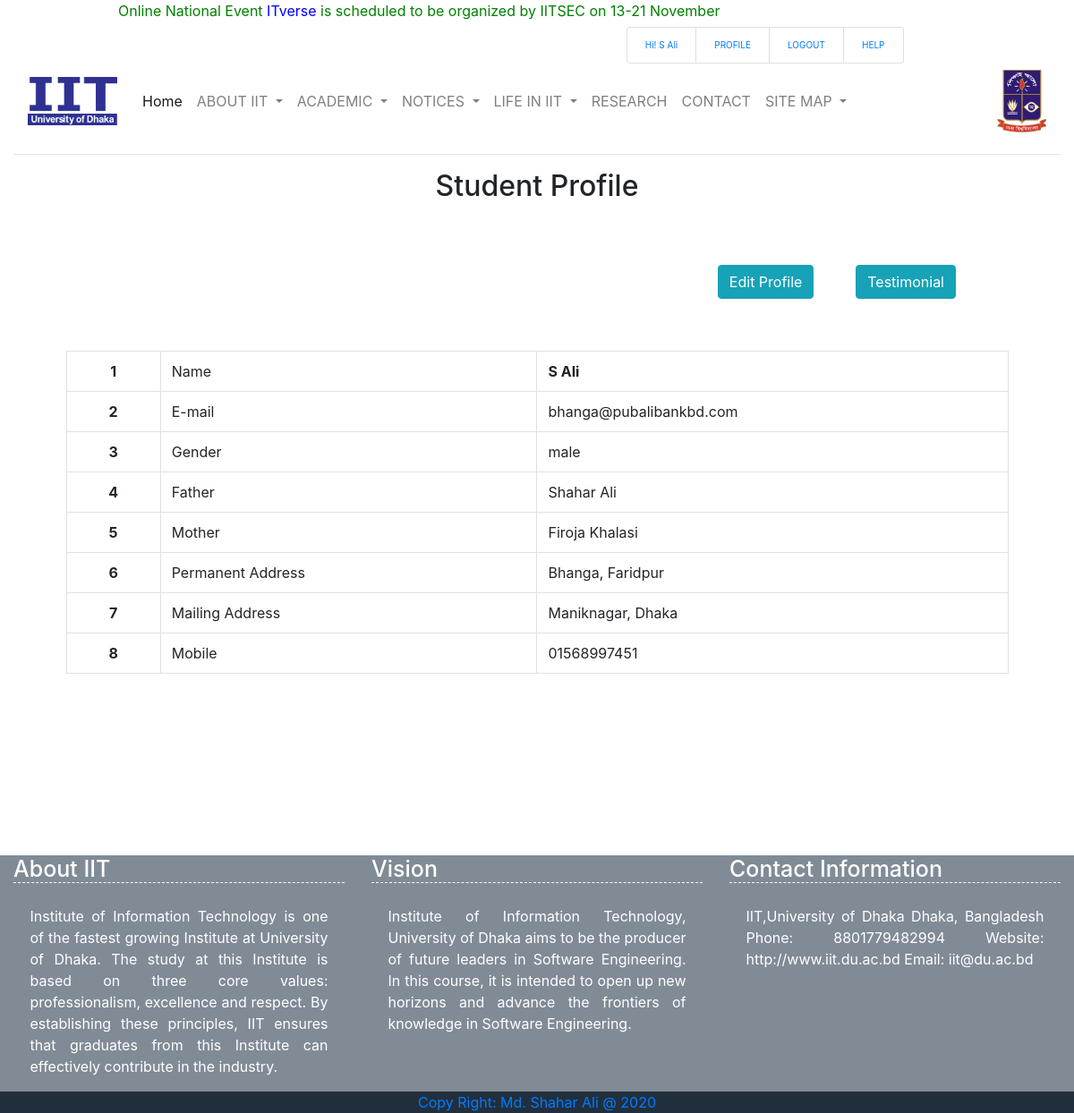
Screenshot of /profile.php (signed in) with the database file from the repository.
### tables this page shows
CREATE TABLE `tbl_student` (
  `stu_id` int(11) NOT NULL,
  `name` varchar(100) NOT NULL,
  `email` varchar(255) NOT NULL,
  `password` varchar(255) NOT NULL,
  `gender` varchar(6) NOT NULL,
  `father` varchar(100) NOT NULL,
  `mother` varchar(100) NOT NULL,
  `paddress` varchar(255) NOT NULL,
  `maddress` varchar(255) NOT NULL,
  `mobile` varchar(11) NOT NULL,
  `date_applicaiton` timestamp NOT NULL DEFAULT CURRENT_TIMESTAMP,
  `position` varchar(10) NOT NULL
);

### lib/Database.php (called while the page is built, shortened)
<?php
Class Database{
	public $host   = "localhost";
	public $user   = "root";
	public $pass   = "";
	public $dbname = "iit_du";
	public $link;
	private function connectDB(){
	$this->link = new mysqli($this->host, $this->user, $this->pass, $this->dbname);
 }
	public function select($query){
		$result = $this->link->query($query) or die($this->link->error.__LINE__);
		if($result->num_rows > 0){
			return $result;
		} else {
			return false;
		}
	}
}

### lib/Session.php (called while the page is built, shortened)
<?php
class Session {
	public static function get($key){
		if(isset($_SESSION[$key])){
			return $_SESSION[$key];
		}else{
			return false;
		}
	}
}
?>

### profile.php (the view, shortened to what this page needs)
<?php include 'assets/header.php'; ?>
<hr style="color: black">
<h2>Student Profile</h2>
<div class="test-head">
<?php
	$query = "SELECT * FROM tbl_student WHERE stu_id='$stu_id'";
 $data = $db->select($query);
 if($data){
 	while ($rows = $data->fetch_assoc()) {
echo '<a class="btn btn-info" href="edit_profile.php" >Edit Profile</a>';
echo '<a class="btn btn-info" href="testimonial.php" >Testimonial</a>';
?>
</div>
<table class="table table-bordered tbl-profile">
  <tbody>
    <tr>
      <th width="10%" scope="row">1</th>
      <td  width="40%">Name</td>
      <td  width="50%"><b><?php echo $rows['name'];  ?></b></td>
    </tr>
    <tr>
      <th scope="row">2</th>
      <td>E-mail</td>
      <td><?php  echo $rows['email'];  ?></td>
    </tr>
    <tr>
      <th scope="row">3</th>
      <td>Gender</td>
      <td><?php  echo $rows['gender']; ?></td>
    </tr>
    <tr>
      <th scope="row">4</th>
      <td>Father</td>
      <td><?php  echo $rows['father']; ?></td>
    </tr>
    <tr>
      <th scope="row">5</th>
      <td>Mother</td>
      <td><?php echo $rows['mother'];  ?></td>
    </tr><tr>
      <th scope="row">6</th>
      <td>Permanent Address</td>
      <td><?php echo $rows['paddress'];  ?></td>
    </tr><tr>
      <th scope="row">7</th>
      <td>Mailing Address</td>
      <td><?php echo $rows['maddress'];  ?></td>
    </tr><tr>
      <th scope="row">8</th>
      <td>Mobile</td>
      <td><?php echo $rows['mobile'];  ?></td>
    </tr>
</tbody>
</table>
<?php  }}else{echo "No Data Found!";}  ?>
<?php include 'assets/footer.php'; ?>

### assets/css/mystyle.css (style rules this page uses)
.tbl-profile { width: 90%; margin-top: 5%; margin-right: 5%; margin-bottom: 5%; margin-left: 5%; }
.tbl-profile th { text-align: center; }
.test-head { widows: 100%; margin-top: 5%; margin-right: 10%; margin-left: 10%; text-align: right; }
.test-head a, button { margin-top: 10px; margin-left: 5%; }

### rows the page displays
tbl_student: name "S Ali", email "bhanga@pubalibankbd.com", gender "male", father "Shahar Ali", mother "Firoja Khalasi", paddress "Bhanga, Faridpur", maddress "Maniknagar, Dhaka", mobile "01568997451"

### other values shown
Session::get("name") "S Ali"
